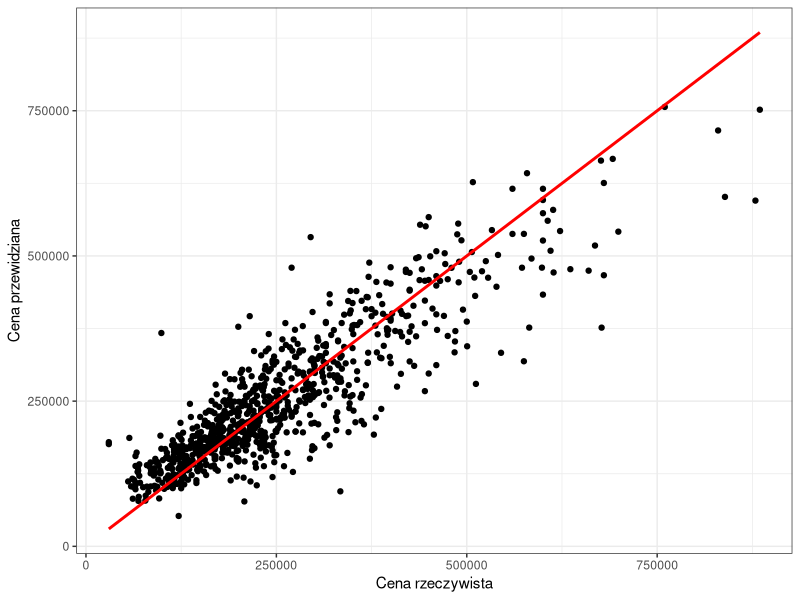

This chart was generated by the following R code:
### KOLOKWIUM - Zadanie 3
# Autor: Szymon Baczyński
# Data:  31.01.2022


rm(list = ls())


## Do zadań należy wykorzystać zbiór danych Sacramento z biblioteki caret. 
## Zawiera on 932 obserwacji 9 zmiennych opisujących różne parametry domów na sprzedaż w Kaliforni. 
## Przed przystąpienie do zadań należy zapoznać się ze zbiorem w zakładce Help.


library(caret)
library(tidyverse)
library(ggplot2)


# 1) Sprawdź czy możliwe jest wykluczenie którejś ze zmiennych kategorycznych ze względu na dominację w niej jednego z poziomów (powyżej 90%). 
#   Jeśli tak to pozostaw tylko rekordy z dominującą wartością zmiennej, a następnie usuń tę kolumnę ze zbioru. 
#   Wykorzystaj do tego zadania funkcję summary() oraz operator potoku.

data("Sacramento")
summary(Sacramento)     # 3 zmienne kategoryczne - city, zip, type
Sacramento %>% select(where(is.factor)) %>% summary       # zmienna "type" ma duzo jednej wartosci
Sacramento %>% group_by(city) %>% summarise(n=n()/nrow(.)) %>% arrange(desc(n))
Sacramento %>% group_by(zip) %>% summarise(n=n()/nrow(.)) %>% arrange(desc(n))
Sacramento %>% group_by(type) %>% summarise(n=n()/nrow(.)) %>% arrange(desc(n))

dane <- Sacramento %>% .[(.["type"] == "Residential"), ] %>% select(-c(type))
summary(dane)



# 2) Wykonaj kilka wariantów regresji liniowej traktując kolumnę price jako zmienną wynikową:
#   - wariant 1: wszystkie pozostałe zmienne są predyktorami,
#   - wariant 2: bez zmiennej zip,
#   - wariant 3: bez zmiennej city,
#   - wariant 4: bez zmiennych zip oraz city.
#   Przeanalizuj uzyskane warianty regresji liniowej i na tej podstawie wybierz zmienne do modelu predykcyjnego. Uzasadnij swój wybór w komentarzu.

# city + zip + beds + baths + sqft + latitude + longitude

model.lm_1 <- lm(price ~ . , data = dane)
model.lm_2 <- lm(price ~ city + beds + baths + sqft + latitude + longitude, data = dane)
model.lm_3 <- lm(price ~ zip + beds + baths + sqft + latitude + longitude, data = dane)
model.lm_4 <- lm(price ~ beds + baths + sqft + latitude + longitude, data = dane)

print(paste0("Wariant 1: R^2 = ", summary(model.lm_1)$r.squared, "  ||  R^2 adj. = ", summary(model.lm_1)$adj.r.squared))
print(paste0("Wariant 2: R^2 = ", summary(model.lm_2)$r.squared, "  ||  R^2 adj. = ", summary(model.lm_2)$adj.r.squared))
print(paste0("Wariant 3: R^2 = ", summary(model.lm_3)$r.squared, "  ||  R^2 adj. = ", summary(model.lm_3)$adj.r.squared))
print(paste0("Wariant 4: R^2 = ", summary(model.lm_4)$r.squared, "  ||  R^2 adj. = ", summary(model.lm_4)$adj.r.squared))



# 3) Zbuduj model regresyjny oparty na zmiennych wybranych w pkt. 2 i wykonaj przy jego pomocy predykcję ceny. 
#   Do predykcji użyj tych samych danych co do trenowania modelu. Zapisz wynik predykcji jako nową kolumnę w ramce z danymi. 
#   Oblicz i wyświetl co najmniej dwie miary skuteczności modelu.

model.reg <- train(price ~ . , data = dane, method="lm", trControl = trainControl(method = "cv"))
# print(model.reg)
dane["predict"] <- predict(object = model.reg, newdata = dane)

RMSE(obs = dane$price, pred = dane$predict)
MAE(obs = dane$price, pred = dane$predict)



# 4) Wykonaj wykres punktowy w pakiecie ggplot2, przedstawiający zależność ceny przewidzianej przez model od ceny rzeczywistej. 
#   Dla lepszej wizualizacji różnic między predykcją a rzeczywistością dodaj do wykresu prostą y=price w kolorze czerwonym. Podpisz osie.

g <- ggplot(dane, aes(x = price, y = predict)) + geom_point(shape=19) +
      geom_line(aes(y=price), color = "red", linewidth=1) +
      labs (x = "Cena rzeczywista", y = "Cena przewidziana") +
      theme_bw()
g

